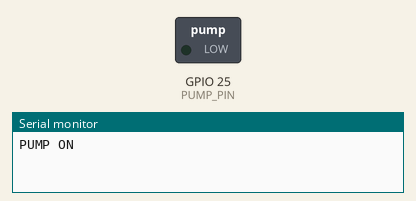
Recording of a sketch running on a simulated ESP32. Shown: switched loads named in the sketch (green lamp = pin HIGH), the last lines printed to the serial monitor.

Above: at 4.5 s.
At 9.5 s:
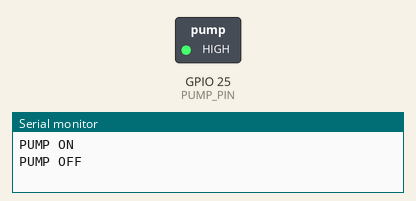
Timing chart, 0 to 15.0 s (numbered marks = the images above):
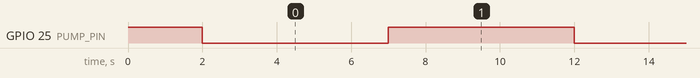

The sketch:

LAB5-PARTA.ino
```cpp
// Pump Relay Test
const int PUMP_PIN = 25;

void setup() {
  Serial.begin(115200);
  pinMode(PUMP_PIN, OUTPUT);
  digitalWrite(PUMP_PIN, HIGH);
  delay(2000);
}

void loop() {

  Serial.println("PUMP ON");
  digitalWrite(PUMP_PIN, LOW);

  delay(5000);

  Serial.println("PUMP OFF");
  digitalWrite(PUMP_PIN, HIGH);

  delay(5000);
}
```

Measured:
- by itself, GPIO 25 (PUMP_PIN): alternates HIGH for 5.0 s and LOW for 5.0 s
